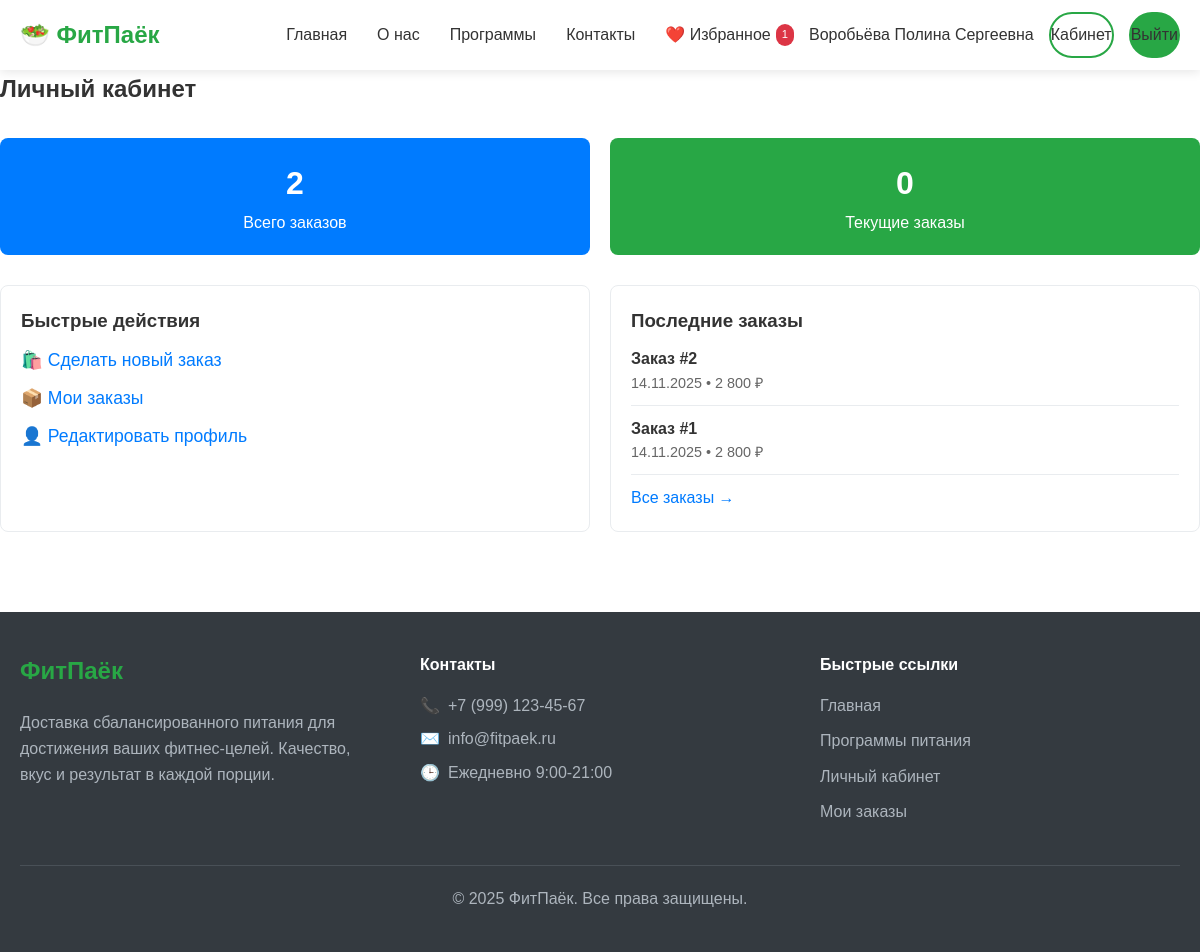
Page /personal/ (signed in) on the committed database.
### tables this page shows
CREATE TABLE `orders` (
  `id` int NOT NULL,
  `user_id` int NOT NULL,
  `total_amount` decimal(10,2) NOT NULL,
  `status` enum('pending','confirmed','preparing','delivering','delivered','cancelled') DEFAULT 'pending',
  `delivery_address` text NOT NULL,
  `delivery_date` date NOT NULL,
  `delivery_interval` varchar(100) NOT NULL,
  `customer_notes` text,
  `admin_notes` text,
  `created_at` timestamp NULL DEFAULT CURRENT_TIMESTAMP,
  `updated_at` timestamp NULL DEFAULT CURRENT_TIMESTAMP ON UPDATE CURRENT_TIMESTAMP
);

### personal/index.php (the view, shortened to what this page needs)
<?php
require_once '../config.php';
$stmt = $pdo->prepare("SELECT COUNT(*) as orders_count FROM orders WHERE user_id = ?");
$stmt->execute([$_SESSION['user_id']]);
$orders_count = $stmt->fetch()['orders_count'];
$stmt = $pdo->prepare("SELECT COUNT(*) as pending_orders FROM orders WHERE user_id = ? AND status = 'pending'");
$stmt->execute([$_SESSION['user_id']]);
$pending_orders = $stmt->fetch()['pending_orders'];
?>
<?php include '../includes/header.php'; ?>
<h2>Личный кабинет</h2>
<div style="display: grid; grid-template-columns: repeat(auto-fit, minmax(200px, 1fr)); gap: 20px; margin: 30px 0;">
    <div style="background: #007bff; color: white; padding: 20px; border-radius: 8px; text-align: center;">
        <div style="font-size: 2rem; font-weight: bold;"><?php echo $orders_count; ?></div>
        <div>Всего заказов</div>
    </div>
    <div style="background: #28a745; color: white; padding: 20px; border-radius: 8px; text-align: center;">
        <div style="font-size: 2rem; font-weight: bold;"><?php echo $pending_orders; ?></div>
        <div>Текущие заказы</div>
    </div>
</div>
<div style="display: grid; grid-template-columns: repeat(auto-fit, minmax(300px, 1fr)); gap: 20px;">
    <div style="border: 1px solid #e9ecef; border-radius: 8px; padding: 20px;">
        <h3>Быстрые действия</h3>
        <ul style="list-style: none; padding: 0;">
            <li style="margin: 10px 0;">
                <a href="../catalog.php" style="color: #007bff; text-decoration: none; font-size: 1.1rem;">
                    🛍️ Сделать новый заказ
                </a>
            </li>
            <li style="margin: 10px 0;">
                <a href="orders.php" style="color: #007bff; text-decoration: none; font-size: 1.1rem;">
                    📦 Мои заказы
                </a>
            </li>
            <li style="margin: 10px 0;">
                <a href="profile.php" style="color: #007bff; text-decoration: none; font-size: 1.1rem;">
                    👤 Редактировать профиль
                </a>
            </li>
        </ul>
    </div>
    <div style="border: 1px solid #e9ecef; border-radius: 8px; padding: 20px;">
        <h3>Последние заказы</h3>
        <?php
        $stmt = $pdo->prepare("SELECT * FROM orders WHERE user_id = ? ORDER BY created_at DESC LIMIT 3");
        $stmt->execute([$_SESSION['user_id']]);
        $recent_orders = $stmt->fetchAll();
        if (empty($recent_orders)):
        ?>
            <p style="color: #666;">У вас пока нет заказов</p>
        <?php else: ?>
            <?php foreach ($recent_orders as $order): ?>
                <div style="border-bottom: 1px solid #e9ecef; padding: 10px 0;">
                    <div style="font-weight: bold;">Заказ #<?php echo $order['id']; ?></div>
                    <div style="color: #666; font-size: 0.9rem;">
                        <?php echo date('d.m.Y', strtotime($order['created_at'])); ?> •
                        <?php echo number_format($order['total_amount'], 0, ',', ' '); ?> ₽
                    </div>
                </div>
            <?php endforeach; ?>
            <div style="margin-top: 10px;">
                <a href="orders.php" style="color: #007bff; text-decoration: none;">Все заказы →</a>
            </div>
        <?php endif; ?>
    </div>
</div>
<?php include '../includes/footer.php'; ?>

### includes/header.php (style rules this page uses)
* { margin: 0; padding: 0; box-sizing: border-box; }
body { font-family: 'Arial', sans-serif; line-height: 1.6; color: #333; background: #fff; }

### rows in the picture
orders: id "2", created_at "14.11.2025", total_amount "2 800"
orders: id "1", created_at "14.11.2025", total_amount "2 800"

### other values in the picture
$favorites_count "1"
$_SESSION['user_name'] "Воробьёва Полина Сергеевна"
$orders_count "2"
$pending_orders "0"
